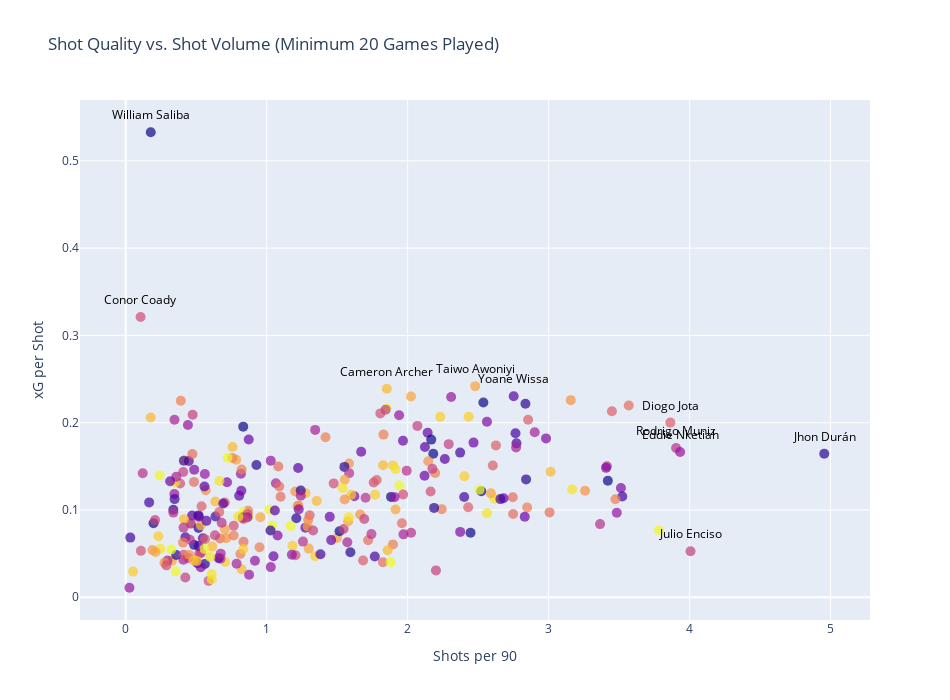

This figure's notebook cell:
### Code cell
import plotly.graph_objects as go

# Identify top players
top_clinical = filtered_df.sort_values(by='xG per Shot', ascending=False).head(5)
top_volume = filtered_df.sort_values(by='Shots per 90', ascending=False).head(5)

# Combine unique players from both groups
highlight_players = pd.concat([top_clinical, top_volume]).drop_duplicates(subset='Player')

filtered_df['Label'] = filtered_df['Player'].apply(lambda x: x if x in highlight_players['Player'].values else '')

fig = go.Figure()

# Plot all players
fig.add_trace(go.Scatter(
    x=filtered_df['Shots per 90'],
    y=filtered_df['xG per Shot'],
    mode='markers',
    marker=dict(size=10, opacity=0.7),
    text=filtered_df['Player'],
    hoverinfo='text',
    marker_color=filtered_df['Team'].astype('category').cat.codes 
))

for _, row in filtered_df[filtered_df['Label'] != ''].iterrows():
    fig.add_annotation(
        x=row['Shots per 90'],
        y=row['xG per Shot'] + 0.02,
        text=row['Player'],
        showarrow=False,
        font=dict(size=12, color='black')
    )

fig.update_layout(
    title='Shot Quality vs. Shot Volume (Minimum 20 Games Played)',
    xaxis_title='Shots per 90',
    yaxis_title='xG per Shot',
    width=950,
    height=700,
    showlegend=False
)

fig.show()

### Figure 1 — Plotly figure (JSON) as saved in the notebook; plotly's stock layout.template omitted (floating-point values rounded to 4 significant figures; data arrays with more than 128 entries replaced by an {"elided": "..."} marker saying what was removed)
{"data": [{"hoverinfo": "text", "marker": {"color": {"elided": "307 int values"}, "opacity": 0.7, "size": 10}, "mode": "markers", "text": {"elided": "307 str values"}, "type": "scatter", "x": {"elided": "307 float values"}, "y": {"elided": "307 float values"}}], "layout": {"annotations": [{"font": {"color": "black", "size": 12}, "showarrow": false, "text": "Yoane Wissa", "x": 2.752, "y": 0.2503}, {"font": {"color": "black", "size": 12}, "showarrow": false, "text": "Rodrigo Muniz", "x": 3.905, "y": 0.191}, {"font": {"color": "black", "size": 12}, "showarrow": false, "text": "Jhon Durán", "x": 4.956, "y": 0.1845}, {"font": {"color": "black", "size": 12}, "showarrow": false, "text": "Diogo Jota", "x": 3.864, "y": 0.2201}, {"font": {"color": "black", "size": 12}, "showarrow": false, "text": "Eddie Nketiah", "x": 3.933, "y": 0.1864}, {"font": {"color": "black", "size": 12}, "showarrow": false, "text": "William Saliba", "x": 0.1774, "y": 0.5527}, {"font": {"color": "black", "size": 12}, "showarrow": false, "text": "Cameron Archer", "x": 1.852, "y": 0.2589}, {"font": {"color": "black", "size": 12}, "showarrow": false, "text": "Julio Enciso", "x": 4.007, "y": 0.07269}, {"font": {"color": "black", "size": 12}, "showarrow": false, "text": "Conor Coady", "x": 0.1053, "y": 0.3411}, {"font": {"color": "black", "size": 12}, "showarrow": false, "text": "Taiwo Awoniyi", "x": 2.479, "y": 0.2619}], "height": 700, "showlegend": false, "title": {"text": "Shot Quality vs. Shot Volume (Minimum 20 Games Played)"}, "width": 950, "xaxis": {"title": {"text": "Shots per 90"}}, "yaxis": {"title": {"text": "xG per Shot"}}}}
